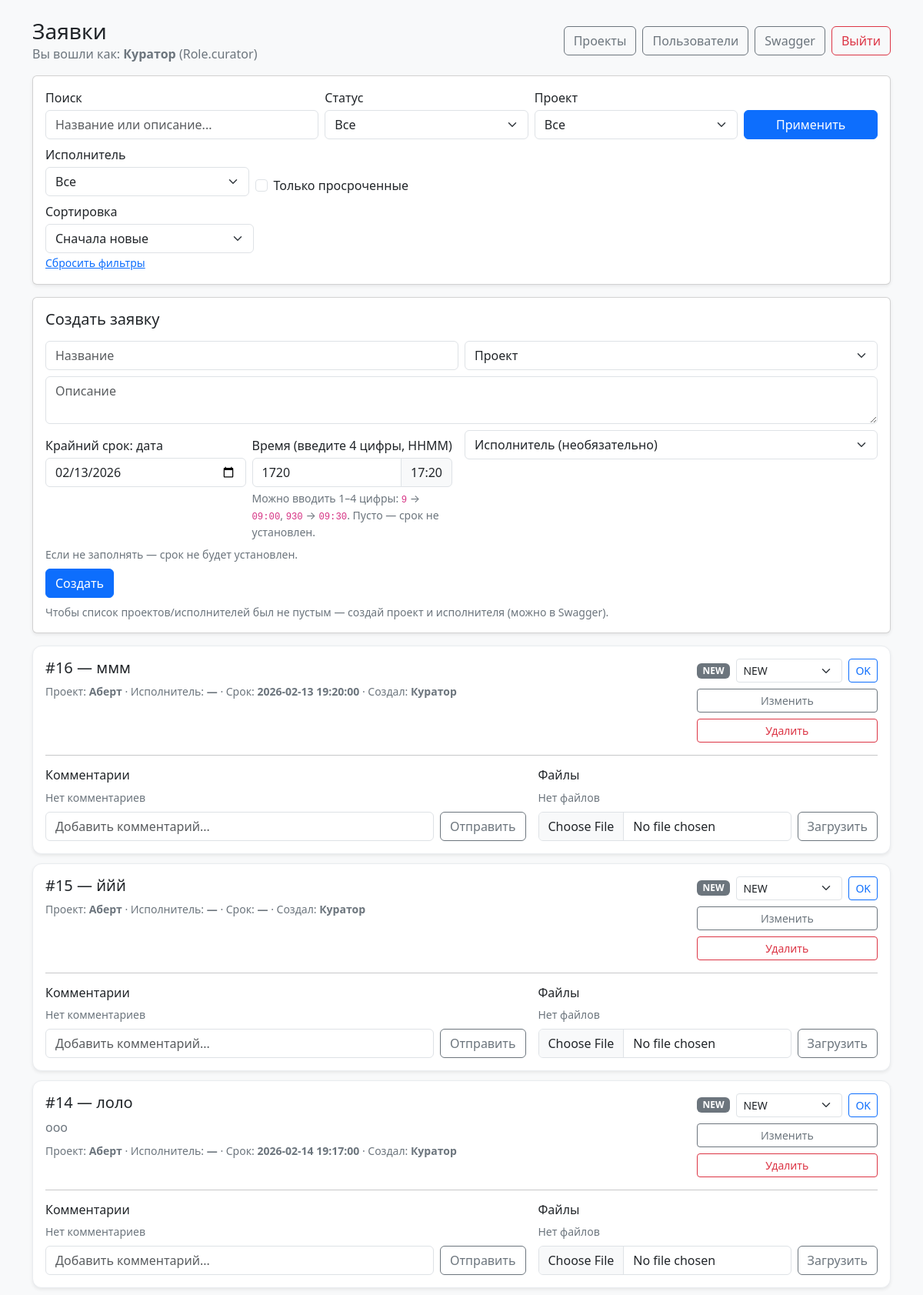
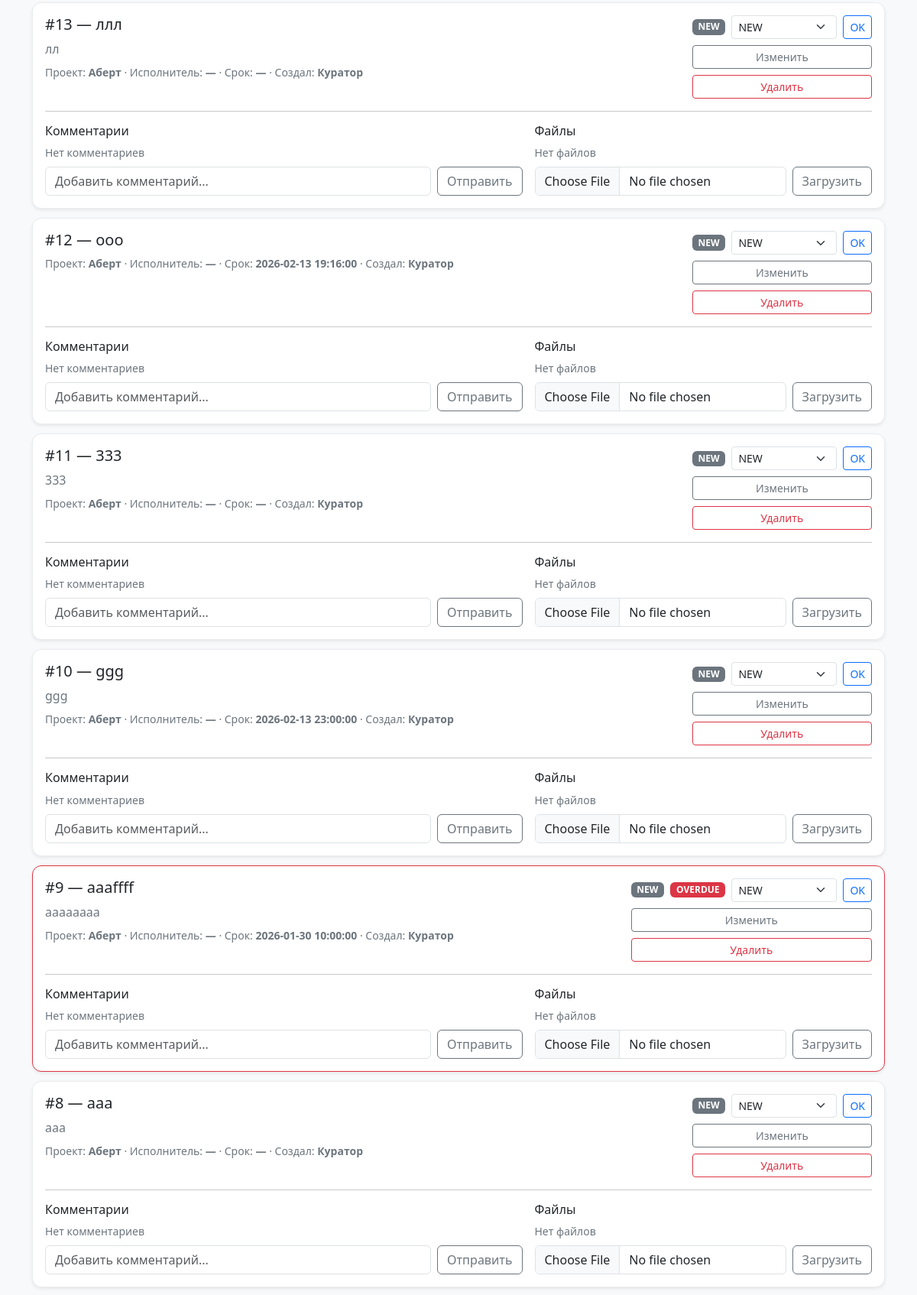
/web (signed in, upper part), run on the app's committed database (2 pictures, top to bottom).
### main.py (models this page shows)
class Base(DeclarativeBase):
    pass

class User(Base):
    __tablename__ = "users"
    id: Mapped[int] = mapped_column(primary_key=True)
    email: Mapped[str] = mapped_column(String(255), unique=True, index=True)
    name: Mapped[str] = mapped_column(String(255))
    password_hash: Mapped[str] = mapped_column(String(255))
    role: Mapped[Role] = mapped_column(SAEnum(Role), index=True)

class Ticket(Base):
    __tablename__ = "tickets"
    id: Mapped[int] = mapped_column(primary_key=True)
    title: Mapped[str] = mapped_column(String(255))
    description: Mapped[Optional[str]] = mapped_column(Text, default=None)
    deadline: Mapped[Optional[datetime]] = mapped_column(DateTime, default=None)
    status: Mapped[TicketStatus] = mapped_column(SAEnum(TicketStatus), default=TicketStatus.new, index=True)
    project_id: Mapped[int] = mapped_column(ForeignKey("projects.id"), index=True)
    executor_id: Mapped[Optional[int]] = mapped_column(ForeignKey("users.id"), index=True, default=None)
    created_by: Mapped[int] = mapped_column(ForeignKey("users.id"), index=True)
    created_at: Mapped[datetime] = mapped_column(DateTime, default=datetime.utcnow)

class Project(Base):
    __tablename__ = "projects"
    id: Mapped[int] = mapped_column(primary_key=True)
    name: Mapped[str] = mapped_column(String(255), unique=True, index=True)
    description: Mapped[Optional[str]] = mapped_column(Text, default=None)

### main.py (the view)
@app.get("/web")
def web_tickets(
    request: Request,
    db: Session = Depends(get_db),
    user: User = Depends(get_current_user),
    status_filter: str | None = None,
    project_id: str | None = None,
    executor_id: str | None = None,   # <-- ДОБАВИЛИ
    q: str | None = None,
    only_overdue: str | None = None,
    sort: str | None = None,
):
    if user.role == Role.executor:
        tickets = list(
            db.query(Ticket)
            .filter((Ticket.executor_id == user.id) | (Ticket.created_by == user.id))
            .order_by(Ticket.id.desc())
            .all()
        )
    else:
        tickets = list(db.query(Ticket).order_by(Ticket.id.desc()).all())
    projects = db.query(Project).order_by(Project.id.desc()).all()
    users = db.query(User).order_by(User.id.desc()).all()
    executors = db.query(User).filter(User.role == Role.executor).order_by(User.id.desc()).all()
    comments = db.query(Comment).order_by(Comment.id.asc()).all()
    attachments = db.query(Attachment).order_by(Attachment.id.asc()).all()
    users_by_id = {u.id: f"{u.name}" for u in users}
    projects_by_id = {p.id: p.name for p in projects}
    comments_by_ticket = {}
    for c in comments:
        comments_by_ticket.setdefault(c.ticket_id, []).append(c)
    attachments_by_ticket = {}
    for a in attachments:
        attachments_by_ticket.setdefault(a.ticket_id, []).append(a)
    project_id_int: int | None = None
    if project_id is not None and str(project_id).strip() != "":
        try:
            project_id_int = int(project_id)
        except ValueError:
            project_id_int = None
    executor_id_int: int | None = None
    executor_none = False
    if executor_id is not None and str(executor_id).strip() != "":
        if str(executor_id).strip() == "__none__":
            executor_none = True
        else:
            try:
                executor_id_int = int(executor_id)
            except ValueError:
                executor_id_int = None
    if status_filter:
        tickets = [t for t in tickets if t.status.value == status_filter]
    if project_id_int is not None:
        tickets = [t for t in tickets if t.project_id == project_id_int]
    if user.role == Role.curator:
        if executor_none:
            tickets = [t for t in tickets if t.executor_id is None]
        elif executor_id_int is not None:
            tickets = [t for t in tickets if t.executor_id == executor_id_int]
    if q:
        q_lower = q.lower()
        tickets = [
            t for t in tickets
            if (t.title and q_lower in t.title.lower()) or (t.description and q_lower in t.description.lower())
            or (t.description is None and False)
        ]
    now = datetime.now()
    overdue_enabled = (only_overdue == "1")
    if overdue_enabled:
        tickets = [
            t for t in tickets
            if t.deadline and t.deadline < now and t.status not in (TicketStatus.done, TicketStatus.canceled)
        ]
    sort_value = (sort or "").strip() or "id_desc"
    if sort_value == "deadline_asc":
        tickets.sort(key=lambda t: (t.deadline is None, t.deadline or datetime.max, -t.id))
    elif sort_value == "deadline_desc":
        tickets.sort(key=lambda t: (t.deadline is None, t.deadline or datetime.min, t.id), reverse=True)
    elif sort_value == "status":
        tickets.sort(key=lambda t: (t.status.value, -(t.deadline.timestamp() if t.deadline else 10**18), -t.id))
    elif sort_value == "id_asc":
        tickets.sort(key=lambda t: t.id)
    else:  # id_desc
        tickets.sort(key=lambda t: t.id, reverse=True)
    return templates.TemplateResponse(
        "tickets.html",
        {
            "request": request,
            "user": user,
            "tickets": tickets,
            "projects": projects,
            "executors": executors,
            "users_by_id": users_by_id,
            "projects_by_id": projects_by_id,
            "comments_by_ticket": comments_by_ticket,
            "attachments_by_ticket": attachments_by_ticket,
            "now": now,
            "status_filter": status_filter or "",
            "project_id_filter": project_id_int if project_id_int is not None else "",
            "executor_id_filter": executor_id or "",  # <-- ДОБАВИЛИ (строка!)
            "q": q or "",
            "only_overdue": "1" if overdue_enabled else "",
            "sort": sort_value,
        },
    )

### templates/tickets.html (shortened to what this page needs)
<!doctype html>
<html>
<head>
  <link href="https://cdn.jsdelivr.net/npm/bootstrap@5.3.3/dist/css/bootstrap.min.css" rel="stylesheet">
</head>
<body class="bg-light">
  <div class="container py-4">
    <div class="d-flex align-items-center justify-content-between mb-3">
      <div>
        <h3 class="mb-0">Заявки</h3>
        <div class="muted">Вы вошли как: <b>{{ user.name }}</b> ({{ user.role }})</div>
      </div>
      <div class="d-flex gap-2">
  {% if user.role == "CURATOR" %}
    <a class="btn btn-outline-secondary" href="/web/projects">Проекты</a>
    <a class="btn btn-outline-secondary" href="/web/users">Пользователи</a>
  {% endif %}
  <a class="btn btn-outline-secondary" href="/docs" target="_blank">Swagger</a>
  <a class="btn btn-outline-danger" href="/web/logout">Выйти</a>
</div>
    </div>
    <div class="card shadow-sm mb-3">
  <div class="card-body">
    <form method="get" action="/web" class="row g-2 align-items-end">
      <div class="col-12 col-md-4">
        <label class="form-label mb-1">Поиск</label>
        <input name="q" class="form-control" placeholder="Название или описание..." value="{{ q }}" />
      </div>
      <div class="col-6 col-md-3">
        <label class="form-label mb-1">Статус</label>
        <select name="status_filter" class="form-select">
          <option value="" {% if not status_filter %}selected{% endif %}>Все</option>
        </select>
      </div>
      <div class="col-6 col-md-3">
        <label class="form-label mb-1">Проект</label>
        <select name="project_id" class="form-select">
          <option value="" {% if not project_id_filter %}selected{% endif %}>Все</option>
        </select>
      </div>
      <div class="col-12 col-md-2 d-flex gap-2">
        <button class="btn btn-primary w-100">Применить</button>
      </div>
      {% if user.role == "CURATOR" %}
  <div class="col-6 col-md-3">
    <label class="form-label mb-1">Исполнитель</label>
    <select name="executor_id" class="form-select">
  <option value="" {% if not executor_id_filter %}selected{% endif %}>Все</option>
</select>
  </div>
  <div class="col-12 col-md-3">
  <div class="form-check mt-4">
    <input class="form-check-input" type="checkbox" id="only_overdue" name="only_overdue" value="1"
           {% if only_overdue == "1" %}checked{% endif %}>
    <label class="form-check-label" for="only_overdue">Только просроченные</label>
  </div>
</div>
{% endif %}
      <div class="col-12">
        <div class="col-6 col-md-3">
  <label class="form-label mb-1">Сортировка</label>
  <select name="sort" class="form-select">
    <option value="id_desc" {% if sort == "id_desc" %}selected{% endif %}>Сначала новые</option>
  </select>
</div>
        <a class="small" href="/web">Сбросить фильтры</a>
      </div>
    </form>
  </div>
</div>
    {% if user.role == "CURATOR", "EXECUTOR" %}
    <div class="card shadow-sm mb-3">
      <div class="card-body">
        <h5 class="mb-3">Создать заявку</h5>
        <form method="post" action="/web/tickets/create" class="row g-2">
          <div class="col-12 col-md-6">
            <input name="title" class="form-control" placeholder="Название" required />
          </div>
          <div class="col-12 col-md-6">
            <select name="project_id" class="form-select" required>
              <option value="" selected disabled>Проект</option>
            </select>
          </div>
          <div class="col-12">
            <textarea name="description" class="form-control" placeholder="Описание"></textarea>
          </div>
          <div class="col-12 col-md-6">
            <div class="row g-2">
  <div class="row g-2">
  <div class="col-12 col-md-6">
    <label class="form-label mb-1">Крайний срок: дата</label>
    <input id="deadline_date" name="deadline_date" type="date" class="form-control" />
  </div>
  <div class="col-12 col-md-6">
    <label class="form-label mb-1">Время (введите 4 цифры, HHMM)</label>
    <div class="input-group">
      <input id="deadline_time4" name="deadline_time4" class="form-control" inputmode="numeric" placeholder="например 0930 или 1745" maxlength="4" />
      <span class="input-group-text" id="deadline_time_pretty">--:--</span>
    </div>
    <div class="muted small mt-1">
      Можно вводить 1–4 цифры: <code>9</code> → <code>09:00</code>, <code>930</code> → <code>09:30</code>. Пусто — срок не установлен.
    </div>
  </div>
</div>
  <div class="col-12 muted small">
    Если не заполнять — срок не будет установлен.
  </div>
</div>
          </div>
          <div class="col-12 col-md-6">
            {% if user.role == "CURATOR" %}
  <select name="executor_id" class="form-select">
    <option value="" selected>Исполнитель (необязательно)</option>
  </select>
{% else %}
  <input type="hidden" name="executor_id" value="" />
  <div class="form-control bg-light">Исполнитель: вы сами</div>
{% endif %}
          </div>
          <div class="col-12">
            <button class="btn btn-primary">Создать</button>
          </div>
        </form>
        <div class="mt-2 muted small">
          Чтобы список проектов/исполнителей был не пустым — создай проект и исполнителя (можно в Swagger).
        </div>
      </div>
    </div>
    {% endif %}
    {% for t in tickets %}
      <div class="ticket shadow-sm {% if t.deadline and t.status != 'DONE' and t.status != 'CANCELED' and t.deadline < now %}overdue{% endif %}">
        <div class="d-flex justify-content-between align-items-start gap-3">
          <div style="flex:1">
            <h5>#{{ t.id }} — {{ t.title }}</h5>
            <div class="muted">{{ t.description or "" }}</div>
            <div class="mt-2 muted small">
              Проект: <b>{{ projects_by_id.get(t.project_id, "—") }}</b> ·
              Исполнитель: <b>{{ users_by_id.get(t.executor_id, "—") }}</b> ·
              Срок: <b>{{ t.deadline or "—" }}</b> ·
              Создал: <b>{{ users_by_id.get(t.created_by, "—") }}</b>
            </div>
          </div>
          <div class="text-end">
            {% set is_overdue = t.deadline and t.status != "DONE" and t.status != "CANCELED" and t.deadline < now %}
<div class="d-flex justify-content-between align-items-center gap-2">
  <div class="d-flex flex-wrap gap-2 align-items-center">
    <span class="badge badge-status st-{{ t.status.value }}">{{ t.status.value }}</span>
    {% if is_overdue %}
      <span class="badge badge-status st-OVERDUE">OVERDUE</span>
    {% endif %}
  </div>
  <form method="post" action="/web/tickets/{{ t.id }}/status" class="d-flex gap-2">
    <select name="status" class="form-select form-select-sm" style="max-width: 190px">
      <option value="NEW" {% if t.status.value == "NEW" %}selected{% endif %}>NEW</option>
    </select>
    <button class="btn btn-sm btn-outline-primary">OK</button>
  </form>
</div>
            {% if user.role == "CURATOR" or (user.role == "EXECUTOR" and (t.executor_id == user.id or t.created_by == user.id)) %}
  <a class="btn btn-sm btn-outline-secondary w-100 mt-2" href="/web/tickets/{{ t.id }}/edit">Изменить</a>
{% endif %}
            {% if user.role == "CURATOR" or (user.role == "EXECUTOR" and t.created_by == user.id) %}
            <form method="post" action="/web/tickets/{{ t.id }}/delete" class="mt-2"
              onsubmit="return confirm('Удалить заявку #{{ t.id }}? Это действие нельзя отменить.');">
            <button class="btn btn-sm btn-outline-danger w-100">Удалить</button>
            </form>
            {% endif %}
          </div>
        </div>
        <hr />
        <div class="row g-3">
          <div class="col-12 col-lg-7">
            <h6>Комментарии</h6>
            <div class="mb-2">
              {% if comments_by_ticket.get(t.id, [])|length == 0 %}
                <div class="muted small">Нет комментариев</div>
              {% endif %}
            </div>
            <form method="post" action="/web/tickets/{{ t.id }}/comments" class="d-flex gap-2">
              <input name="text" class="form-control" placeholder="Добавить комментарий..." required />
              <button class="btn btn-outline-secondary">Отправить</button>
            </form>
          </div>
          <div class="col-12 col-lg-5">
            <h6>Файлы</h6>
            <div class="mb-2">
              {% if attachments_by_ticket.get(t.id, [])|length == 0 %}
                <div class="muted small">Нет файлов</div>
              {% endif %}
            </div>
            <form method="post" action="/web/tickets/{{ t.id }}/attachments" enctype="multipart/form-data" class="d-flex gap-2">
              <input type="file" name="file" class="form-control" required />
              <button class="btn btn-outline-secondary">Загрузить</button>
            </form>
          </div>
        </div>
      </div>
    {% endfor %}
  </div>
</body>
</html>

### templates/tickets.html (style rules this page uses)
.muted { color: #6c757d; }
.ticket { border: 1px solid #e9ecef; border-radius: 12px; padding: 16px; margin-bottom: 12px; background: #fff; }
.ticket h5 { margin: 0 0 8px 0; }
.badge-status { font-size: 12px; }
.ticket.overdue { border-color: #dc3545; }
.ticket.overdue .st-OVERDUE { background: #dc3545 !important; }
.badge-status { font-weight: 600; }
.st-NEW { background: #6c757d !important; }
.st-OVERDUE { background: #dc3545 !important; }

### data on the page
User: name "Куратор", role "Role.curator"
Ticket: id "16", title "ммм", get "—", deadline "2026-02-13 19:20:00", get "Куратор", status.value "NEW", status "NEW", shows "Нет комментариев", shows "Нет файлов"
Project: get "Аберт"
Ticket: id "15", title "ййй", get "—", deadline "—", get "Куратор", status.value "NEW", status "NEW", shows "Нет комментариев", shows "Нет файлов"
Ticket: id "14", title "лоло", description "ооо", get "—", deadline "2026-02-14 19:17:00", get "Куратор", status.value "NEW", status "NEW", shows "Нет комментариев", shows "Нет файлов"
Ticket: id "13", title "ллл", description "лл", get "—", deadline "—", get "Куратор", status.value "NEW", status "NEW", shows "Нет комментариев", shows "Нет файлов"
Ticket: id "12", title "ооо", get "—", deadline "2026-02-13 19:16:00", get "Куратор", status.value "NEW", status "NEW", shows "Нет комментариев", shows "Нет файлов"
Ticket: id "11", title "333", description "333", get "—", deadline "—", get "Куратор", status.value "NEW", status "NEW", shows "Нет комментариев", shows "Нет файлов"
Ticket: id "10", title "ggg", description "ggg", get "—", deadline "2026-02-13 23:00:00", get "Куратор", status.value "NEW", status "NEW", shows "Нет комментариев", shows "Нет файлов"
Ticket: id "9", title "aaaffff", description "aaaaaaaa", get "—", deadline "2026-01-30 10:00:00", get "Куратор", status.value "NEW", shows "OVERDUE", status "NEW", shows "Нет комментариев", shows "Нет файлов"
Ticket: id "8", title "ааа", description "ааа", get "—", deadline "—", get "Куратор", status.value "NEW", status "NEW", shows "Нет комментариев", shows "Нет файлов"
